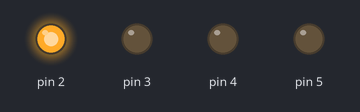
The sketch below on a simulated Arduino Uno, built with avr-gcc and run on an emulated ATmega328P. On the bench: output pins drawn as LEDs (lit = HIGH).

Above: at 0.7 s.
At 3.2 s:
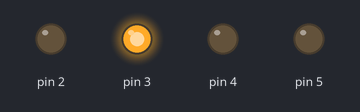
At 5.7 s:
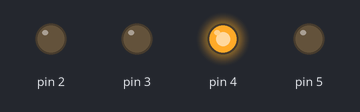
At 8.2 s:
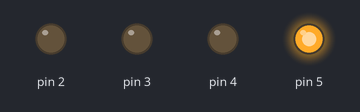
At 12.0 s:
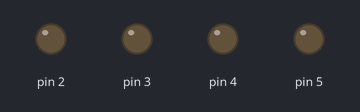
Timing chart, 0 to 13.0 s (numbered marks = the images above):
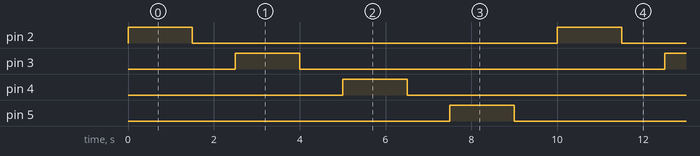

The sketch:

Blink_3_animation.ino
```cpp
/*  Arduino program 3 to Blink 4 LED's animation
 *  Date: 18th Nov 17
 *  @BML Munjal University, Arduino 101 Workshop
 */
void setup()
{
pinMode(2, OUTPUT);
pinMode(3, OUTPUT);
pinMode(4, OUTPUT);
pinMode(5, OUTPUT);
}


void loop()
{
  digitalWrite(2, HIGH);
  delay(1500);
  digitalWrite(2, LOW);
  delay(1000);
  digitalWrite(3, HIGH);
  delay(1500);
  digitalWrite(3, LOW);
  delay(1000);
  digitalWrite(4, HIGH);
  delay(1500);
  digitalWrite(4, LOW);
  delay(1000);
  digitalWrite(5, HIGH);
  delay(1500);
  digitalWrite(5, LOW);
  delay(1000);
}
```

Measured:
- by itself, pin 2–5: alternates HIGH for 1.5 s and LOW for 8.5 s
- by itself, everything shown: repeats every 10.0 s, in 8 steps
